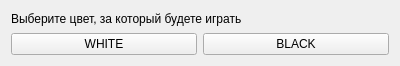
<?xml version="1.0" encoding="UTF-8"?>
<ui version="4.0">
 <class>Form</class>
 <widget class="QWidget" name="Form">
  <property name="geometry">
   <rect>
    <x>0</x>
    <y>0</y>
    <width>400</width>
    <height>66</height>
   </rect>
  </property>
  <property name="minimumSize">
   <size>
    <width>400</width>
    <height>66</height>
   </size>
  </property>
  <property name="maximumSize">
   <size>
    <width>400</width>
    <height>66</height>
   </size>
  </property>
  <property name="windowTitle">
   <string>Form</string>
  </property>
  <layout class="QVBoxLayout" name="verticalLayout">
   <item>
    <widget class="QLabel" name="label">
     <property name="text">
      <string>Выберите цвет, за который будете играть</string>
     </property>
    </widget>
   </item>
   <item>
    <layout class="QHBoxLayout" name="horizontalLayout">
     <item>
      <widget class="QPushButton" name="pushButton">
       <property name="text">
        <string>WHITE</string>
       </property>
       <attribute name="buttonGroup">
        <string notr="true">buttonGroup</string>
       </attribute>
      </widget>
     </item>
     <item>
      <widget class="QPushButton" name="pushButton_2">
       <property name="text">
        <string>BLACK</string>
       </property>
       <attribute name="buttonGroup">
        <string notr="true">buttonGroup</string>
       </attribute>
      </widget>
     </item>
    </layout>
   </item>
  </layout>
 </widget>
 <resources/>
 <connections/>
 <buttongroups>
  <buttongroup name="buttonGroup"/>
 </buttongroups>
</ui>
